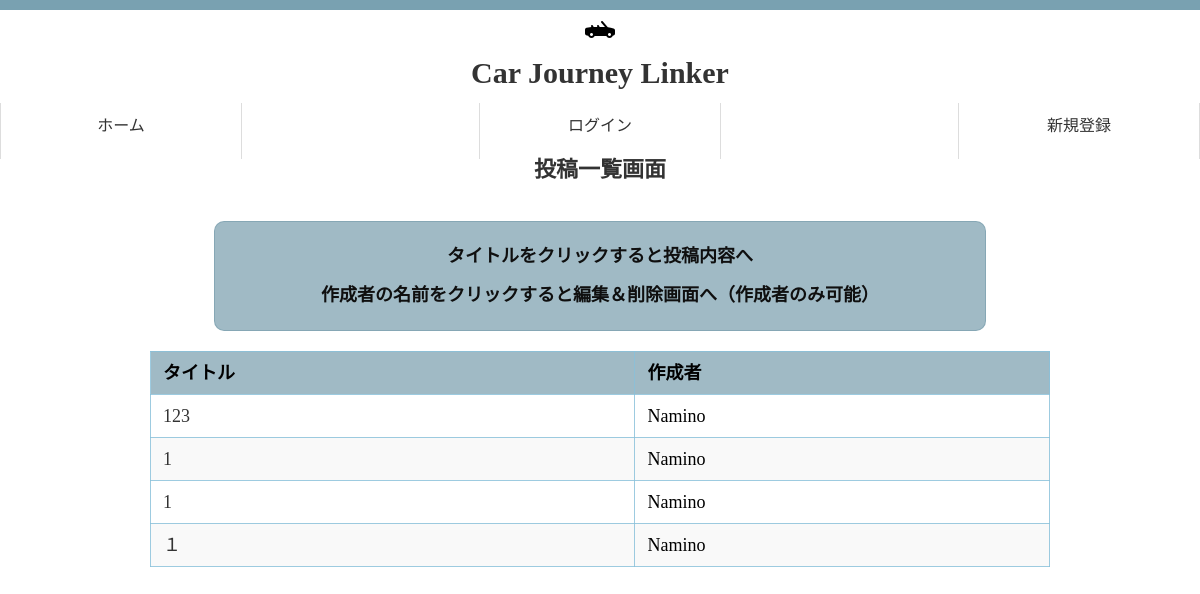
The page /myapp/list_posts/ on the database as committed earlier.
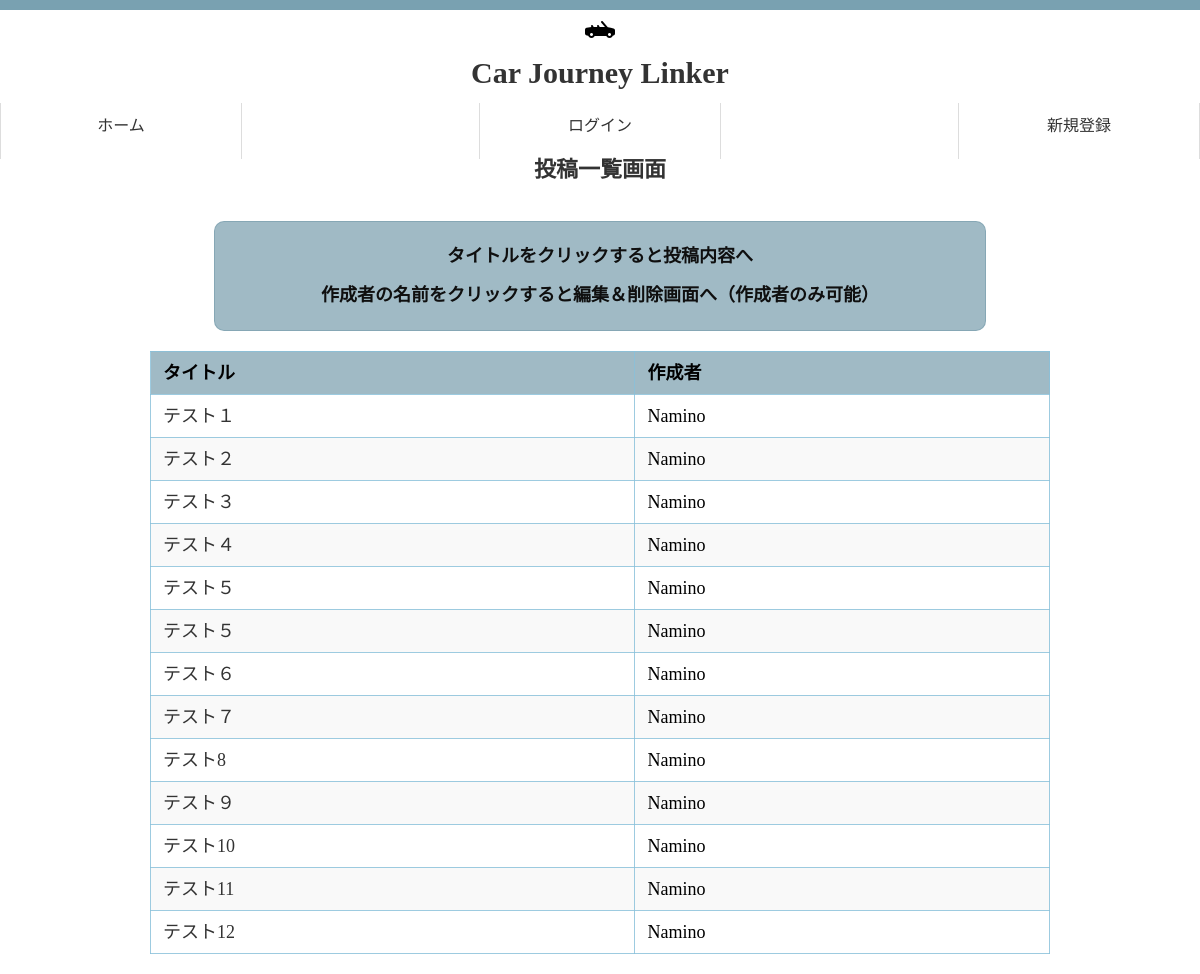
The same page on the database as committed later.
### myapp/models.py (models this page shows, shortened)
class Posts(models.Model):
    user = models.ForeignKey(Users, on_delete=models.CASCADE)
    title = models.CharField(max_length=100)
    content = models.TextField()
    image = models.ImageField(upload_to='posts/', blank=True, null=True)
    create_at = models.DateTimeField(auto_now_add=True)
    update_at = models.DateTimeField(auto_now=True)
    objects = PostManager()

class Users(AbstractBaseUser, PermissionsMixin):
    username = models.CharField(max_length=150)
    email = models.EmailField(max_length=255, unique=True)
    is_active = models.BooleanField(default=True)
    is_staff = models.BooleanField(default=False)
    create_at = models.DateTimeField(auto_now_add=True)
    update_at = models.DateTimeField(auto_now=True)
    USERNAME_FIELD = 'email'
    REQUIRED_FIELDS = ['username']
    objects = UserManager()

### myapp/views.py (the view)
# urls.py: path('list_posts/', PostListView.as_view(), name='list_posts'),
class PostListView(ListView):
    model = Posts
    template_name = 'list_posts.html'
    context_object_name = 'posts'
    def get_queryset(self):
        return Posts.objects.fetch_all_posts() # type: ignore

### myapp/models.py (called while the page is built)
    def fetch_all_posts(self):
        return self.order_by('id').all()

### templates/list_posts.html (shortened to what this page needs)
{% extends 'base.html' %}
{% block content %}
<h3>投稿一覧画面</h3>
<div class="list-info">
    <p>タイトルをクリックすると投稿内容へ</p>
    <p>作成者の名前をクリックすると編集＆削除画面へ（作成者のみ可能）</p>
</div>
<div class="list-container">
    <table class="table table-striped table-hover">
        <thead>
            <tr>
                <th>タイトル</th>
                <th>作成者</th>
            </tr>
        </thead>
        <tbody>
        {% for post in posts %}
            <tr>
                <td><a href="{% url 'myapp:post_comments' post_id=post.id %}">{{ post.title }}</a></td>
                {% if post.user.id == user.id %}
                    <td><a href="{% url 'myapp:edit_post' id=post.id %}">{{ post.user.username }}</a></td>
                {% else %}
                    <td>{{ post.user.username }}</td>
                {% endif %}
            </tr>
        {% endfor %}
        </tbody>
    </table>
</div>
{% endblock %}

### templates/base.html (shortened to what this page needs)
{% load static %}
<!DOCTYPE html>
<html lang="ja">
<head>
    <link rel="stylesheet" type="text/css" href="{% static 'css/reset.css' %}">
    <link rel="stylesheet" type="text/css" href="{% static 'css/style.css' %}">
</head>
<body>
    <div class="logo">
        <img src="{% static 'images/logofortop.png' %}" alt="Logo">
    </div>
    <div>
        <h1>Car Journey Linker</h1>
    </div>
    <div class="header">
        <nav class="navbar navbar-expand-lg navbar-light bg-light">
            <div class="collapse navbar-collapse" id="navbarNav">
                <ul class="navbar-nav ml-auto">
                    <li><a class="navbar-brand" href="{% url 'myapp:home' %}">ホーム</a></li>
                    {% if user.is_authenticated %}
                        <li><a class="navbar-brand" href="{% url 'myapp:user' %}">マイページ</a></li>
                        <li><a class="navbar-brand" href="{% url 'myapp:user_logout' %}">ログアウト</a></li>
                    {% else %}
                        <li><a class="navbar-brand" href="{% url 'myapp:user_login' %}">ログイン</a></li>
                        <li><a class="navbar-brand" href="{% url 'myapp:regist' %}">新規登録</a></li>
                    {% endif %}
                </ul>
            </div>
        </nav>
    </div>
    <div>
        {% block content %}{% endblock %}
    </div>
</body>
</html>

### myapp/static/css/style.css (style rules this page uses)
body { font-family: 'Hiragino Kaku Gothic Pro', 'Meiryo', 'sans-serif'; font-size: 16px; border-top: 10px solid #79a1b1; }
.logo { text-align: center; padding: 5px; }
a { text-decoration: none; color:#333333 }
h1 { font-size: 30px; color: #333333; text-align: center; padding-top: 5px; padding-bottom: 15px; }
h3 { margin: 0; padding: 0px 0px 20px; text-align: center; font-size: 22px; color: #333; margin-bottom: 20px; }
.header { width: 1200px; margin: 0 auto; }
.header ul { display: flex; justify-content: space-between; }
.header ul li { width:240px; min-width: 240px; text-align: center; border-left: 1px solid #ddd; border-right: 1px solid #ddd; padding-bottom: 10px; }
.header ul li:first-child { border-left: 1px solid #ddd; }
.header ul li a { display: block; padding: 15px; }
.list-container { display: flex; justify-content: center; margin: 20px 0; }
table { width: 75%; border-collapse: collapse; font-size: 18px; text-align: left; }
table th, table td { padding: 12px; border: 1px solid #89c1dad3; }
table th { background-color: #7ea2b1bb; }
table tr:nth-child(even) { background-color: #f9f9f9; }
a { text-decoration: none; color: #333; }
.list-info { margin: 20px auto; padding: 10px; border: 1px solid #7ea2b1bb; background-color: #7ea2b1bb; width: 750px; text-align: center; font-size: 18px; color: #555; border-radius: 10px; }
.list-info p { margin: 10px 0; line-height: 1.6; font-weight: bold; color: #0f0f0f; }

Rows that differ between the two databases and show on the page:
changed Posts: title "123" → "テスト１"
changed Posts: title "1" → "テスト２"
changed Posts: title "1" → "テスト３"
changed Posts: title "１" → "テスト４"
added Posts: title "テスト５", user.username "Namino"
added Posts: title "テスト５", user.username "Namino"
added Posts: title "テスト６", user.username "Namino"
added Posts: title "テスト７", user.username "Namino"
added Posts: title "テスト8", user.username "Namino"
added Posts: title "テスト９", user.username "Namino"
added Posts: title "テスト10", user.username "Namino"
added Posts: title "テスト11", user.username "Namino"
added Posts: title "テスト12", user.username "Namino"
